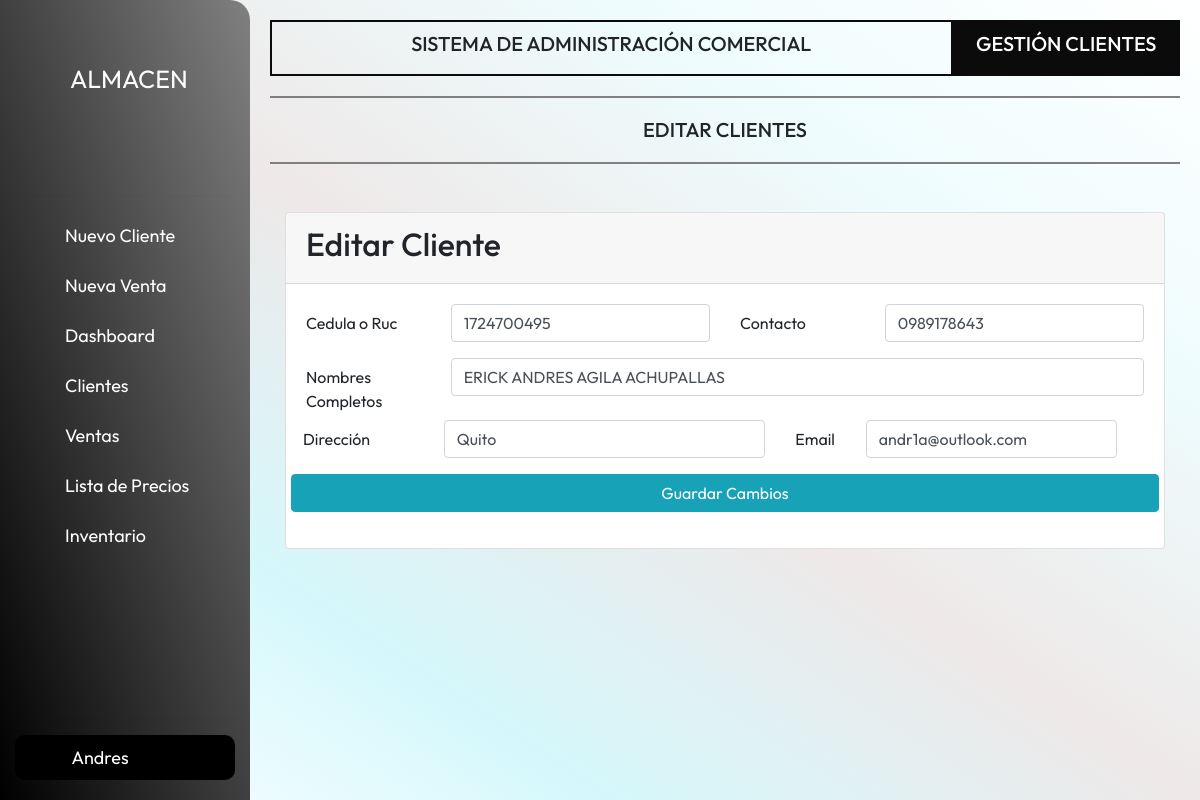
Screenshot of /editarCliente/1724700495 (signed in) with the database file from the repository.
### apps/models.py (models this page shows)
class Cliente(models.Model):
    user = models.ForeignKey(User, on_delete=models.CASCADE)
    cedula=models.CharField(primary_key=True, max_length=13 ,null=False)
    nombres=models.CharField(max_length=150, null=False)
    direccion=models.CharField(max_length=100, null=False)
    email = models.EmailField(max_length=45)
    celular=models.CharField(max_length=10, null=False)
    class Meta:
        db_table = 'tabla_Cliente'

### apps/views.py (the view, shortened to what this page needs)
# urls.py: path('editarCliente/<cedula>', views.editarCliente,name="editarCliente"),
@login_required
def editarCliente(request, cedula):
    try:
        cliente = Cliente.objects.get(cedula=cedula)
    except Cliente.DoesNotExist:
        messages.error(request, 'El cliente que intentas editar no existe.')
        return redirect("clientes")
    return render(request, "editarCliente.html", {'cliente': cliente})

### apps/templates/editarCliente.html (shortened to what this page needs)
{% extends 'base.html' %}
{% block pageTitle %}
GESTIÓN CLIENTES
{% endblock %}
{% block cenTitle %} EDITAR CLIENTES {% endblock %}
{% block content %}
    <div class="container mt-5">
        <div class="card">
            <div class="card-header">
                <h2>Editar Cliente</h2>
            </div>
            <div class="card-body">
                <form method="POST" action="{% url 'editarCliente' cliente.cedula %}">
                    <div class="form-group row">
                        <label for="numeroFactura" class="col-sm-2 col-form-label">Cedula o Ruc</label>
                        <div class="col-sm-4">
                            <input id="cedula" type="text" name="cedula" value="{{cliente.cedula}}" class="form-control" minlength="10" maxlength="13" required>
                        </div>
                        <label for="fecha" class="col-sm-2 col-form-label">Contacto</label>
                        <div class="col-sm-4">
                            <input id="celular" type="text" value="{{cliente.celular}}" name="celular" minlength="10" maxlength="10"  class="form-control" required>
                        </div>
                    </div>
                    <div class="form-group row">
                        <label for="cedula" class="col-sm-2 col-form-label">Nombres Completos</label>
                        <div class="col-sm-10">
                            <input id="nombres" type="text" name="nombres"  value="{{cliente.nombres}}" class="form-control" maxlength="50" required>
                    </div>
                    <div class="form-group row">
                        <label for="contacto" class="col-sm-2 col-form-label">Dirección</label>
                        <div class="col-sm-5">
                            <input id="direccion" type="text" value="{{cliente.direccion}}" name="direccion" maxlength="100" class="form-control" required>
                        </div>
                        <label for="email" class="col-sm-1 col-form-label">Email</label>
                        <div class="col-sm-4">
                            <input id="email" type="email" value="{{cliente.email}}" name="email" maxlength="45" class="form-control" required>
                        </div>
                    </div>
                    <button type="submit" class="btn btn-info btnGuardar"  title="agregar" name="agregar">Guardar Cambios</button>
                </form>
            </div>
        </div>
    </div>
{% endblock %}

### apps/templates/base.html (shortened to what this page needs)
{% load static %}
 <html lang="es">
 <head>
    <link rel="stylesheet" href= "{% static '/css/estilos.css' %}">
    <link href="https://cdn.jsdelivr.net/npm/bootstrap@5.3.2/dist/css/bootstrap.min.css" rel="stylesheet">
    <link href="https://maxcdn.bootstrapcdn.com/bootstrap/4.5.2/css/bootstrap.min.css" rel="stylesheet">
    <link rel="stylesheet" href= "{% static '/css/messages.css' %}">
 </head>
<body>
    <div class="barra-lateral">
        <div class="nombre-pagina">
            <span>ALMACEN</span>
        </div>
        <hr>
        <nav class="navegacion">
            <ul>
                <li>
                    <a href="/nuevoC">
                        <span> Nuevo Cliente</span>
                    </a>
                </li>
                <li>
                    <a  href="/nuevaVenta">
                        <span> Nueva Venta</span>
                    </a>
                </li>
                <li>
                    <a href="/dashboard">
                        <span>Dashboard</span>
                    </a>
                </li>
                <li>
                    <a  href="/clientes">
                        <span>Clientes</span>
                    </a>
                </li>
                <li>
                    <a href="/factura">
                        <span>Ventas</span>
                    </a>
                </li>
                <li>
                    <a  href="/listaPrecios">
                        <span>Lista de Precios</span>
                    </a>
                </li>
                <li>
                    <a href="/productos">
                        <span>Inventario</span>
                    </a>
                </li>
            </ul>
        </nav>
        <hr>
        <div class="usuario d-flex justify-content-between align-items-center">
            <div class="nombreUser">
                <span class="nombre">{{ request.user.username }}</span>
            </div>
            <nav class="navegacion">
                <a href="/logout">
                </a>
            </nav>
        </div>
    </div>
    <main>
        <div class="cajati">
            <div class="contenedor-titulo1">
                <h5 class="titulopag1">
                    SISTEMA DE ADMINISTRACIÓN COMERCIAL
                </h5>
            </div>
            <div class="contenedor-titulo2">
                <h5 class="titulopag1">
                    {% block pageTitle %} base {% endblock %}
                </h5>
            </div>
        </div>
        <div class="lineapag"></div>
        <h5 class="titulop">{% block cenTitle %} base{% endblock %}</h5>
        <div class="lineapag"></div>
        {% block content %}
        {% endblock %}
    </main>
</body>
</html>

### apps/static/css/estilos.css (style rules this page uses)
:root { --color-barra-lateral: rgb(11, 11, 11) ; --color-texto:rgb(253, 253, 253); --color-texto-menu:rgb(255, 255, 255); --color-menu-hover:rgb(60, 219, 121); --color-menu-hover-texto:rgb(0, 0, 0); --color-boton:#101a1d; --color-boton-texto:rgb(255, 255, 255); --color-linea:rgb(83, 83, 88); --color-scroll:rgb(60, 219, 121); --color-scroll-hover:rgb(83, 83, 88); }
* { margin: 0; padding: 0; box-sizing: border-box; font-family: 'Outfit', sans-serif; }
body { height: 100vh; width: 100%; background: linear-gradient( to right top, rgb(255, 255, 255), rgb(213, 248, 252) , rgb(238, 232, 232), rgb(238, 252, 253), rgb(255, 255, 255)); }
.barra-lateral { position: fixed; display: flex; flex-direction: column; justify-content: space-between; width: 250px; height: 100%; overflow: hidden; padding: 20px 15pX; background: linear-gradient( to right top,rgb(0, 0, 0) , gray); border-top-right-radius: 20px; transition: width 0.5s ease,background-color 0.3s ease,left 0.5s ease; z-index: 50; }
.barra-lateral span { width: 100px; white-space: nowrap; font-size: 18px; text-align: left; opacity: 1; transition: opacity 0.5s ease,width 0.5s ease; }
.barra-lateral .nombre-pagina { width: 100%; height: 45px; color: var(--color-texto); margin-bottom: 40px; display: flex; align-items: center; padding: 60px 0 60px 0; }
.barra-lateral .nombre-pagina span { margin-left: 5px; font-size: 25px; }
.barra-lateral .navegacion { height: 100%; overflow-y: auto; overflow-x: hidden; }
.barra-lateral .navegacion ul { padding: 0; }
.barra-lateral .navegacion li { list-style: none; display: flex; margin-bottom: 5px; }
.barra-lateral .navegacion a { width: 100%; height: 45px; display: flex; align-items: center; text-decoration: none; border-radius: 10px; color: var(--color-texto-menu); }
main { margin-left: 250px; padding: 20px; transition: margin-left 0.5s ease; }
.usuario { background-color: black; color: rgb(255, 255, 255); border-radius: 10px; min-width: 50px; font-size: 25px; display: none; padding: 0 30px; }
.cajati { width: 100%; display: flex; justify-content: center; }
.contenedor-titulo1 { width: 75%; text-align: center; display: flex; justify-content: center; align-items: center; border: 2px solid var(--color-barra-lateral); padding: 10px; }
.contenedor-titulo2 { width: 25%; text-align: center; display: flex; justify-content: center; align-items: center; background-color:var(--color-barra-lateral); text-align: center; padding: 10px; color: #FFFFFF; }
.titulop { text-align: center; }
.lineapag { width: 100%; height: 2px; background-color:gray; margin: 20px 0; }

### rows the page displays
Cliente: cedula "1724700495", celular "0989178643", nombres "ERICK ANDRES AGILA ACHUPALLAS", direccion "Quito", email "andr1a@outlook.com"

### other values shown
{{ request.user.username }} "Andres"
